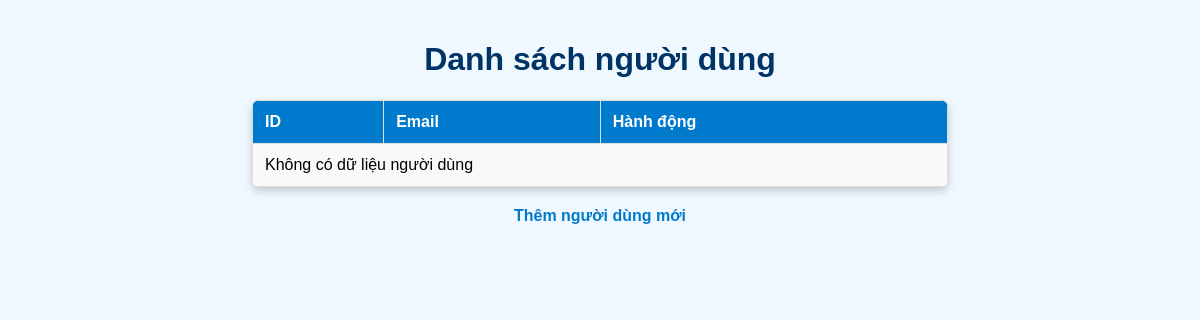
Page /Du_An_1/admin/index.php?act=listUser on the earlier database version.
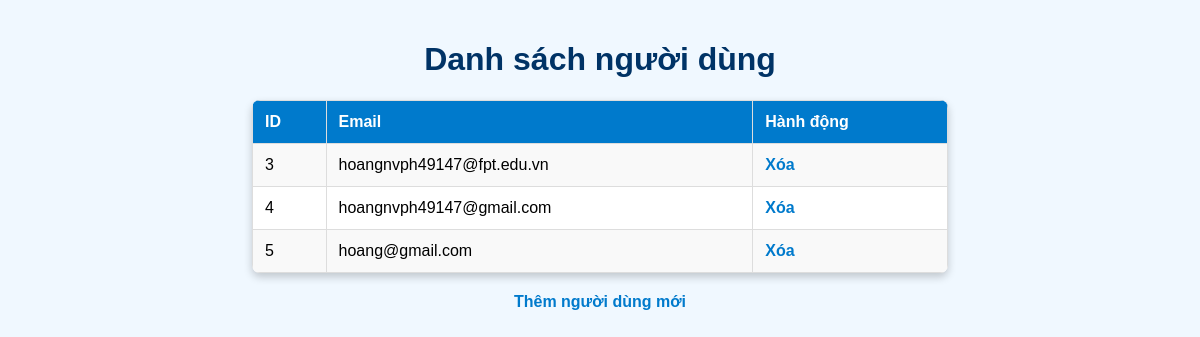
Same page on the later database version.
### tables this page shows
CREATE TABLE `users` (
  `id_user` int NOT NULL COMMENT 'Mã user',
  `email` varchar(255) NOT NULL COMMENT 'Địa chỉ email của user',
  `password` varchar(100) NOT NULL COMMENT 'Mật khẩu đăng nhặp của user',
  `role` tinyint NOT NULL DEFAULT '0' COMMENT '0 là khách hàng, 1 là nhân viên, 2 là quản trị',
  `day_registered` timestamp NULL DEFAULT CURRENT_TIMESTAMP COMMENT 'Ngày đăng kí tài khoản của user '
);

### Du_An_1/admin/controller/usercontroller.php (called while the page is built, shortened)
<?php
require_once __DIR__ . '/../model/usermodel.php';
class UserController
{
    public function listUsers()
    {
        $userModel = new UserModel();
        $users = $userModel->getAllUsers();
        require_once __DIR__ . '/../view/listUser.php';
    }
}

### Du_An_1/admin/index.php (called while the page is built, shortened)
<?php
require_once __DIR__ . '/controller/usercontroller.php';
$act = $_GET['act'] ?? '/';
$id_category = $_GET['id_category'] ?? null;
$id_variant = $_GET['id_variant'] ?? null;
$id_user = $_GET['id_user'] ?? null;
match ($act) {
    '/' => (new trang_chu())->trang_chu(),
    'listProduct' => (new productController())->listProduct(),
    'insertProduct' => (new productController())->insert(),
    'updateProduct' => (new productController())->update($_GET['id']),
    'deleteProduct' => (new productController())->delete($_GET['id']),
    'listProduct_variant' => (new productController())->listProduct_variant(),
    'updateProduct_variant' => (new productController())->updateProduct_variant($_GET['id_pro'], $_GET['id_var']),
    'deleteProduct_variant' => (new productController())->deleteProduct_variant($_GET['id_pro'], $_GET['id_var']),
    'listBill' => (new billController())->listBill(),
    'updateBill' => (new billController())->updateBill($_GET['id']),
    'addvariant' => (new variantController())->insert(),
    'listvariant' => (new variantController())->listvariant(),
    'updatevariant' => (new variantController())->update($id_variant),
    'deletevariant' => (new variantController())->delete($id_variant),
    'addcategories' => (new catagoriesController())->insert(),
    'listcategories' => (new catagoriesController())->listcategories(),
    'updatecategories' => (new catagoriesController())->update($id_category),
    'deletecategories' => (new catagoriesController())->delete($id_category),
    'listUser' => (new UserController())->listUsers(),
    'addUser' => (new UserController())->addUser(),
    'insertUser' => (new UserController())->insertUser(),
    'deleteUser' => (new UserController())->deleteUser($id_user),
    'listthongkesl' => (new thongkeslController())->listThongkesl(),
    'bieudosl' => (new thongkeslController())->bieudosl(),
    'listComments' => (new CommentController())->listComments(),
    'toggleCensorship' => (new CommentController())->toggleCensorship($_GET['id'], $_GET['status']),
    'deleteComment' => (new CommentController())->deleteComment($_GET['id']),
    default => throw new Exception("No matching action found for '$act'"),
};

### Du_An_1/admin/model/usermodel.php (called while the page is built, shortened)
<?php
class UserModel
{
    public function getAllUsers()
    {
        $conn = connDBAss();
        $query = "SELECT id_user, email FROM users";
        $stmt = $conn->query($query);
        return $stmt->fetchAll(PDO::FETCH_ASSOC);
    }
}

### Du_An_1/admin/view/listUser.php (the view, shortened to what this page needs)
<!DOCTYPE html>
<html lang="en">
<head>
</head>
<body>
    <h1>Danh sách người dùng</h1>
    <table>
        <tr>
            <th>ID</th>
            <th>Email</th>
            <th>Hành động</th>
        </tr>
        <?php
        if (!empty($users)) {
            foreach ($users as $user):
        ?>
                <tr>
                    <td><?= $user['id_user'] ?? '' ?></td>
                    <td><?= $user['email'] ?? '' ?></td>
                    <td>
                        <a href="index.php?act=deleteUser&id_user=<?= $user['id_user'] ?? '' ?>">Xóa</a>
                    </td>
                </tr>
        <?php
            endforeach;
        } else {
            echo "<tr><td colspan='3'>Không có dữ liệu người dùng</td></tr>";
        }
        ?>
    </table>
    <a href="index.php?act=addUser" class="add-user-link">Thêm người dùng mới</a>
</body>
</html>

Differences in the rows shown:
added users: id_user "3", email "hoangnvph49147@fpt.edu.vn"
added users: id_user "4", email "hoangnvph49147@gmail.com"
added users: id_user "5", email "hoang@gmail.com"
Other differences:
text no longer shown: "Không có dữ liệu người dùng"
